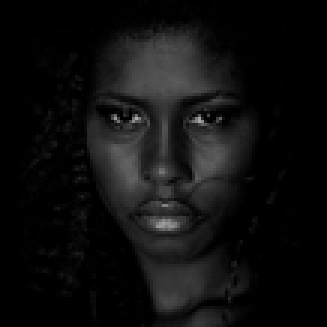
#> input picture final_lab/images/dark.png, 109 x 109 px, shrunk from 512 x 512 before the run, found by its file name (shown 3 times larger)
$ python q9.py
#> lines starting #> are read from the running program, lines starting #| are printed output that depends on the picture
### final_lab/zahinDIP/zahin_dip.py
from typing import Tuple

import numpy as np
import numpy.typing as npt
import cv2

import numpy as np
import numpy.typing as npt

def toggle_contrast(
    img: npt.NDArray[np.uint8],
    alpha: float = 1.0,
    beta: float = 0.0,
    max_value: int = 255
) -> npt.NDArray[np.uint8]:
    out = img.astype(np.float32)
    out = alpha * out + beta
    out = np.abs(out)
    out = np.clip(np.round(out), 0, max_value)
    return out.astype(np.uint8)


def high_contrast(img: npt.NDArray[np.uint8]) -> npt.NDArray[np.uint8]:
    return cv2.equalizeHist(img).astype(np.uint8)

def low_contrast(img: npt.NDArray[np.uint8], low: int = 50, high: int = 200) -> npt.NDArray[np.uint8]:
    return cv2.normalize(img, None, low, high, cv2.NORM_MINMAX)

def calc_hist(img: npt.NDArray[np.uint8], max_value: int = 255)->npt.NDArray[np.int32]:
    counts = np.zeros((max_value + 1), dtype = np.int32)

    for row in img:
        for pixel in row:
            counts[pixel] += 1

    return counts

# [58 lines left out: functions log_transform, gamma_correction, step_func, conv2D, not called in this run]


def _calc_pdf(counts: npt.NDArray)->np.ndarray[np.float32]:
    total = float(np.sum(counts))
    pdf = counts / total
    return pdf

def _calc_cdf(pdf: npt.NDArray[np.float32])->npt.NDArray[np.float32]:
    cdf = np.cumsum(pdf)
    return cdf

def hist_equaliz(img: npt.NDArray[np.uint8], max_value: int = 255, output_image: bool = True)->npt.NDArray[np.uint8]:
    counts = calc_hist(img)
    pdf = _calc_pdf(counts)
    cdf = _calc_cdf(pdf)
    nz = np.nonzero(cdf)[0]
    cdf_min = cdf[nz[0]]
    if (1 - cdf_min) <= 0:
        raise ValueError('less than zero')
    equalized = (((cdf - cdf_min) / (1 - cdf_min)) * float(max_value))
    equalized = np.clip(np.round(equalized), 0, max_value)
    equalized = equalized.astype(np.uint8)
    if not output_image:
        return equalized
    img_transformed = equalized[img]
    return img_transformed

def hist_matchv1(img: npt.NDArray[np.uint8], img_target: npt.NDArray[np.uint8], max_value: int = 255)->npt.NDArray[np.uint8]:
    hist_source = calc_hist(img)
    hist_target = calc_hist(img_target)
    cdf_source = _calc_cdf(_calc_pdf(hist_source))
    cdf_target = _calc_cdf(_calc_pdf(hist_target))
    matched = np.zeros((len(cdf_source)), dtype = np.uint8)
    for index in range(len(matched)):
        differences = np.abs(cdf_target - cdf_source[index])
        matched[index] = np.argmin(differences).astype(np.uint8)
    img_transformed = matched[img]
    return img_transformed


def hist_matchv2(img: npt.NDArray[np.uint8], img_target: npt.NDArray[np.uint8], max_value: int = 255)->npt.NDArray[np.uint8]:
    equilized_source = hist_equaliz(img, output_image = False).astype(np.int32)
    equilized_target = hist_equaliz(img_target, output_image = False).astype(np.int32)
    matched = np.zeros((len(equilized_source)), dtype = np.uint8)
    for index in range(len(matched)):
        differences = np.abs(equilized_target - equilized_source[index])
        matched[index] = np.argmin(differences).astype(np.uint8)
    img_transformed = matched[img]
    return img_transformed


# [57 lines left out: functions adaptive_hist_equaliz, hist_clahe, adaptive_hist_clahe, not called in this run]


def get_rect_se(kernel_size: int = 5)->npt.NDArray[np.uint8]:
    return cv2.getStructuringElement(cv2.MORPH_RECT, (kernel_size, kernel_size)).astype(np.uint8)


def get_ellipse_se(kernel_size: int = 5)->npt.NDArray[np.uint8]:
    return cv2.getStructuringElement(cv2.MORPH_ELLIPSE, (kernel_size, kernel_size)).astype(np.uint8)

def get_cross_se(kernel_size: int = 5)->npt.NDArray[np.uint8]:
    return cv2.getStructuringElement(cv2.MORPH_CROSS, (kernel_size, kernel_size)).astype(np.uint8)

# [22 lines left out: functions get_diamond_se, ero_or_dial, not called in this run]

def morph_open(img: npt.NDArray[np.uint8], kernel: npt.NDArray[np.uint8])->npt.NDArray[np.uint8]:
    return ero_or_dial(ero_or_dial(img, kernel, type_morph='ero'), kernel, type_morph = 'dial')

def morph_close(img: npt.NDArray[np.uint8], kernel: npt.NDArray[np.uint8])->npt.NDArray[np.uint8]:
    return ero_or_dial(ero_or_dial(img, kernel, type_morph='dial'), kernel, type_morph = 'ero')

def morph_tohat(img: npt.NDArray[np.uint8], kernel: npt.NDArray[np.uint8])->npt.NDArray[np.uint8]:
    return cv2.subtract(img, morph_open(img, kernel))

def morph_blackhat(img: npt.NDArray[np.uint8], kernel: npt.NDArray[np.uint8])->npt.NDArray[np.uint8]:
    return cv2.subtract(morph_close(img, kernel), img)


# [11 lines left out: function ideal_lowpass_filter, not called in this run]

def ideal_highpass_filter(img: npt.NDArray[np.uint8], radius: int)->npt.NDArray[np.uint8]:
    filter = (1 - ideal_lowpass_filter(img, radius)).astype(np.uint8)
    return filter

# [37 lines left out: functions ideal_bandpass_filter, apply_fft, apply_filter, butterworth_lowpass_filter, not called in this run]

def butterworth_highpass_filter(img: npt.NDArray[np.uint8], d0: int = 40, n: int = 2) -> npt.NDArray[np.float32]:
    return 1 - butterworth_lowpass_filter(img, d0, n)

# [8 lines left out: function gaussian_lowpass_filter, not called in this run]

def gaussian_highpass_filter(img: npt.NDArray[np.uint8], d0: int = 40) -> npt.NDArray[np.float32]:
    return 1 - gaussian_lowpass_filter(img, d0)


def butterworth_bandpass_filter(img: npt.NDArray[np.uint8], d_low: int = 30, d_high: int = 80, n: int = 2) -> npt.NDArray[np.float32]:
    return butterworth_lowpass_filter(img, d_high, n) - butterworth_lowpass_filter(img, d_low, n)

def gaussian_bandpass_filter(img: npt.NDArray[np.uint8], d_low: int = 30, d_high: int = 80) -> npt.NDArray[np.float32]:
    return gaussian_lowpass_filter(img, d_high) - gaussian_lowpass_filter(img, d_low)

### final_lab/q9.py
import cv2
import numpy as np
import matplotlib.pyplot as plt
from zahinDIP import zahin_dip as zahin


def main():
    img_source = cv2.imread('/home/zahin/Desktop/DIP_LAB/final_lab/images/dark.png', cv2.IMREAD_GRAYSCALE)
#> img_source is the input picture: shape (109, 109); min 0, max 171, mean 15
    img_target = cv2.imread('/home/zahin/Desktop/DIP_LAB/final_lab/images/Reference.png', cv2.IMREAD_GRAYSCALE)
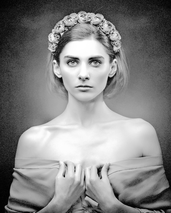
#> input picture final_lab/images/Reference.png, 171 x 213 px, shrunk from 800 x 1000 before the run, found by its file name
#> img_target is the input picture: shape (213, 171); min 0, max 255, mean 131.5

    source = {
        'normal': img_source,
        # 'low': zahin.low_contrast(img_source, low=50, high=100),
        'low': zahin.toggle_contrast(img_source, alpha = 0.6),
        # 'high': zahin.high_contrast(img_source)
        'high': zahin.toggle_contrast(img_source, alpha = 1.6),
    }

    target = {
        'normal': img_target,
        # 'low': zahin.low_contrast(img_target, low = 50, high = 100),
        'low': zahin.toggle_contrast(img_target, alpha = 0.6),
        # 'high': zahin.high_contrast(img_target)
        'high': zahin.toggle_contrast(img_target, alpha = 1.6),
    }
#> call 4 of toggle_contrast, with alpha = 1.6, beta = 0, max_value = 255
#> in toggle_contrast (call 4), `out = np.clip(np.round(out), 0, max_value)`:
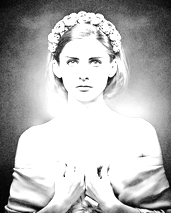
#> out: shape (213, 171) float32; min 0, max 255, mean 181.9

    for index_s, (type_s, img_s) in enumerate(source.items()):
        for index_t, (type_t, img_t) in enumerate(target.items()):
            hist_s = zahin.calc_hist(img_s)
            hist_t = zahin.calc_hist(img_t)
            matched_v1 = zahin.hist_matchv1(img_s, img_t)
            hist_v1 = zahin.calc_hist(matched_v1)
            matched_v2 = zahin.hist_matchv2(img_s, img_t)
            hist_v2 = zahin.calc_hist(matched_v2)
            plt.figure(figsize=(12, 7))
            t = 2
            c = 4
            plt.subplot(t, c, 1)
            plt.imshow(img_s, cmap = 'gray', vmin = 0, vmax = 255)
            plt.axis(False)
            plt.title(f'source {type_s}')
            plt.subplot(t, c, 2)
            plt.imshow(img_t, cmap = 'gray', vmin = 0, vmax = 255)
            plt.axis(False)
            plt.title(f'target {type_t}')
            plt.subplot(t, c, 3)
            plt.imshow(matched_v1, cmap = 'gray', vmin = 0, vmax = 255)
            plt.axis(False)
            plt.title(f'matched v1')
            plt.subplot(t, c, 4)
            plt.imshow(matched_v2, cmap = 'gray', vmin = 0, vmax = 255)
            plt.axis(False)
            plt.title(f'matched v2')

            plt.subplot(t, c, 5)
            plt.bar(np.arange(len(hist_s)), hist_s)
            plt.title('hist source')
            plt.subplot(t, c, 6)
            plt.bar(np.arange(len(hist_t)), hist_t)
            plt.title('hist target')
            plt.subplot(t, c, 7)
            plt.bar(np.arange(len(hist_v1)), hist_v1)
            plt.title('hist v1')
            plt.subplot(t, c, 8)
            plt.bar(np.arange(len(hist_v2)), hist_v2)
            plt.title('hist v2')

            plt.tight_layout()
            plt.savefig(f'./outputs/q9_{type_s}_{type_t}.png')

            print(f'finished source: {type_s}, target: {type_t}')
#> this loop made 3 passes
#> type_s on passes 1 to 3: 'normal', 'low', 'high'
#| finished source: normal, target: normal
#| finished source: normal, target: low
#| finished source: normal, target: high
#| finished source: low, target: normal
#| finished source: low, target: low
#| finished source: low, target: high
#| finished source: high, target: normal
#| finished source: high, target: low
#| finished source: high, target: high
#> pass 1, in hist_matchv1, `img_transformed = matched[img]`:
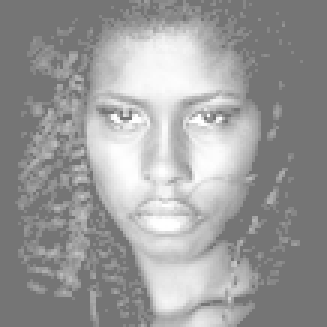
#> img_transformed: shape (109, 109) (shown 3 times larger); min 117, max 255, mean 155.3
#> pass 1, in hist_matchv1 (call 2), `img_transformed = matched[img]`:
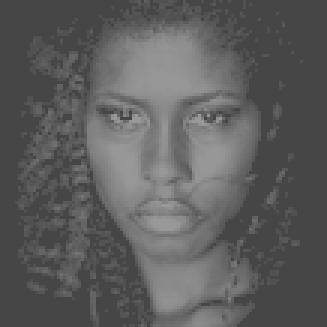
#> img_transformed: shape (109, 109) (shown 3 times larger); min 70, max 153, mean 93
#> pass 1, in main, `plt.savefig(f'./outputs/q9_{type_s}_{type_t}.png')`:
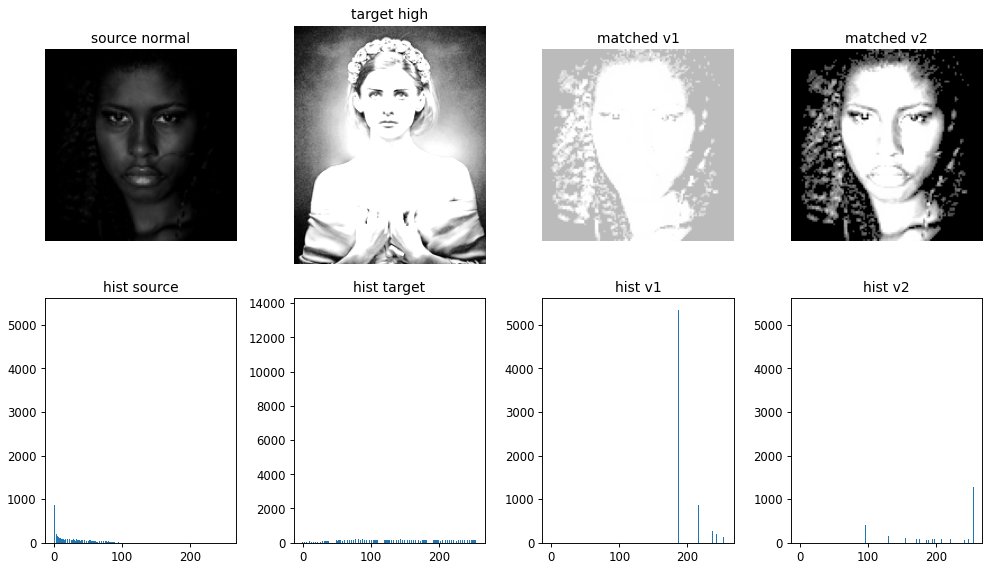
#> figure drawn by matplotlib, 8 panels; panel 5: tallest bar 5343 high, from x = -0.4 to 0.4; panel 6: tallest bar 13595 high, from x = 254.6 to 255.4; panel 7: tallest bar 5343 high, from x = 186.6 to 187.4; panel 8: tallest bar 5343 high, from x = -0.4 to 0.4
#> after the loop:
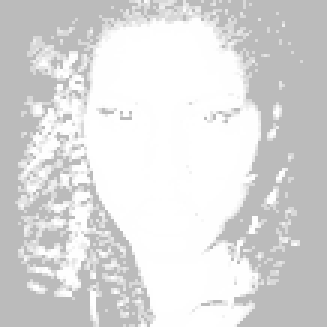
#> matched_v1: shape (109, 109) (shown 3 times larger); min 187, max 255, mean 219.7
#> after the loop:
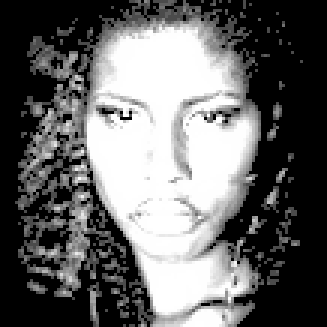
#> matched_v2: shape (109, 109) (shown 3 times larger); min 0, max 255, mean 103.1


if __name__ == "__main__":
    main()
#> figure, not shown here; panel 5: tallest bar 5343 high, from x = -0.4 to 0.4; panel 6: tallest bar 197 high, from x = 50.6 to 51.4; panel 7: tallest bar 5343 high, from x = 116.6 to 117.4; panel 8: tallest bar 5343 high, from x = -0.4 to 0.4
#> figure, not shown here; panel 5: tallest bar 5343 high, from x = -0.4 to 0.4; panel 6: tallest bar 376 high, from x = 30.6 to 31.4; panel 7: tallest bar 5343 high, from x = 69.6 to 70.4; panel 8: tallest bar 5343 high, from x = -0.4 to 0.4
#> figure, not shown here; panel 5: tallest bar 5343 high, from x = -0.4 to 0.4; panel 6: tallest bar 13595 high, from x = 254.6 to 255.4; panel 7: tallest bar 5343 high, from x = 186.6 to 187.4; panel 8: tallest bar 5343 high, from x = -0.4 to 0.4
